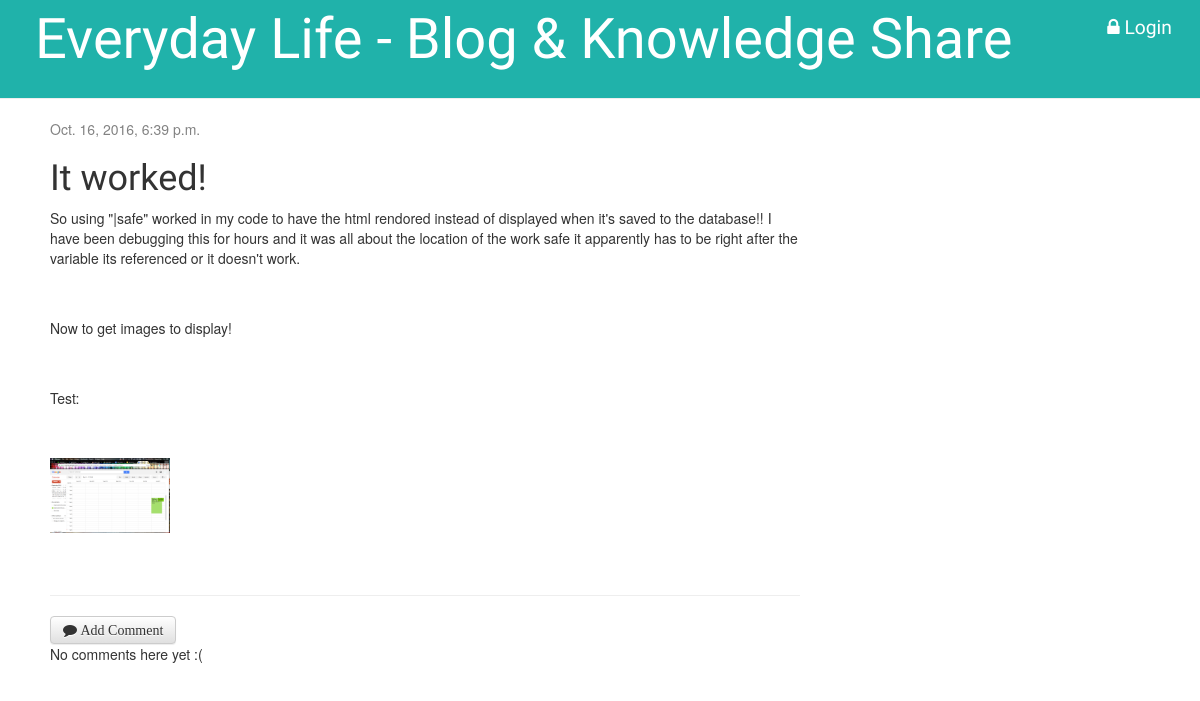
Screenshot of /post/3/ with the database file from the repository.
### blog/models.py (models this page shows, shortened)
class Post(models.Model):
	author = models.ForeignKey('auth.User')
	title = models.CharField(max_length=200)
	content = RichTextUploadingField()
	created_date = models.DateTimeField(
		default=timezone.now)
	published_date = models.DateTimeField(
		blank=True, null=True)

### blog/views.py (the view)
# urls.py: url(r'^post/(?P<pk>\d+)/$', views.post_detail, name='post_detail'),
def post_detail(request, pk):
    post = get_object_or_404(Post, pk=pk)
    return render(request, 'blog/post_detail.html', {'post': post})

### blog/templates/blog/post_detail.html (shortened to what this page needs)
{% extends 'blog/base.html' %}
{% block content %}
    <div class="post">
        {% if post.published_date %}
    		<div class="date">
        		{{ post.published_date }}
    		</div>
		{% else %}
    		<a class="btn btn-default" href="{% url 'post_publish' pk=post.pk %}"><span class="fa fa-check">Publish</span></a>
		{% endif %}
        <h1>{{ post.title }}</h1>
        <p>{{ post.content|safe|linebreaksbr }}</p>
    </div>
    <hr>
    <a class="btn btn-default" href="{% url 'add_comment_to_post' pk=post.pk %}"><span class="fa fa-comment"> Add Comment</span></a>
	{% for comment in post.comment.all %}
    {% if user.is_authenticated or comment.approved_comment %}
    <div class="comment">
        <div class="date">
            {{ comment.created_date }}
            {% if not comment.approved_comment %}
                <a class="btn btn-default" href="{% url 'comment_remove' pk=comment.pk %}"><span class="fa fa-thumbs-o-down"> Delete</span></a>
                <a class="btn btn-default" href="{% url 'comment_approve' pk=comment.pk %}"><span class="fa fa-thumbs-o-up"> Approved</span></a>
            {% endif %}
        </div>
        <strong>{{ comment.author }}</strong>
        <p>{{ comment.text|linebreaks }}</p>
    </div>
    {% endif %}
	{% empty %}
    	<p>No comments here yet :(</p>
	{% endfor %}
{% endblock %}

### blog/templates/blog/base.html (shortened to what this page needs)
{% load staticfiles %}
<html>
    <head>
    	<link href="https://maxcdn.bootstrapcdn.com/bootstrap/3.3.7/css/bootstrap.min.css" rel="stylesheet">
		<link rel="stylesheet" href="https://maxcdn.bootstrapcdn.com/bootstrap/3.3.7/css/bootstrap-theme.min.css">
        <link rel="stylesheet" href="{% static 'font-awesome/css/font-awesome.css' %}" type="text/css">
		<link rel="stylesheet" href="{% static 'css/blog.css' %}" type="text/css">
    </head>
    <body>
        <div class="page-header">
            {% if user.is_authenticated %}
            <p class="top-intro">Hello {{ user.username }}<small>(<a href="{% url 'logout' %}"><span class="fa fa-unlock">Log out</span></a>)</small></p>
                <a href="{% url 'post_new' %}" class="top-menu"><span class="fa fa-plus fa-fw"></span></a>
                <a href="{% url 'post_draft_list' %}" class="top-menu"><span class="fa fa-edit fa-fw"></span></a>
            {% else %}
                <a href="{% url 'login' %}" class="top-lock"></span><span class="fa fa-lock fa-fw"><span style="font-family:'Lobster', cursive;"> Login</span></a>
            {% endif %}
            <h1><a href="/">Everyday Life - Blog &amp; Knowledge Share</a></h1>
        </div>
        <div class="content container">
            <div class="row">
                <div class="col-md-8">
                {% block content %}
                {% endblock %}
                </div>
            </div>
        </div>
    </body>
</html>

### blog/static/css/blog.css (style rules this page uses)
html { font-size: 100%; }
@media (min-width:60em) { html { font-size: 100% } }
.page-header { background-color: #20B2AA; margin-top: 0; padding: 1.250em 1.250em 1.250em 2.500em; }
.page-header h1, .page-header h1 a, .page-header h1 a:visited, .page-header h1 a:active { color: #ffffff; font-size: 2.000em; margin-top: -0.313em; text-decoration: none; }
.content { margin-left: 2.500em; }
h1, h2, h3, h4 { font-family: 'Lobster', cursive; }
.date { color: #828282; margin-bottom: 0.313em; }
.top-lock, .top-lock:hover, .top-lock:visited { color: #ffffff; float: right; font-size: 1.375em; margin-right: .550em; text-decoration: none; }
.post { margin-bottom: 4.375em; }

### rows the page displays
Post: published_date "Oct. 16, 2016, 6:39 p.m.", title "It worked!", content "So using \"|safe\" worked in my code to have the html rendored instead of displayed when it's saved to the database!! I have been debugging this for hours and it was all about the location of the work safe it apparently has to be right after the variable its referenced or it doesn't work. Now to get images to display! Test:", content (picture)
